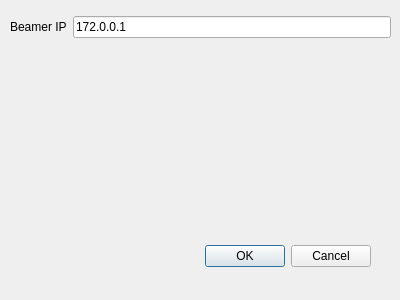
<?xml version="1.0" encoding="UTF-8"?>
<ui version="4.0">
 <class>PaSettings</class>
 <widget class="QDialog" name="PaSettings">
  <property name="geometry">
   <rect>
    <x>0</x>
    <y>0</y>
    <width>400</width>
    <height>300</height>
   </rect>
  </property>
  <property name="windowTitle">
   <string>Dialog</string>
  </property>
  <widget class="QDialogButtonBox" name="buttonBox">
   <property name="geometry">
    <rect>
     <x>30</x>
     <y>240</y>
     <width>341</width>
     <height>32</height>
    </rect>
   </property>
   <property name="orientation">
    <enum>Qt::Horizontal</enum>
   </property>
   <property name="standardButtons">
    <set>QDialogButtonBox::Cancel|QDialogButtonBox::Ok</set>
   </property>
  </widget>
  <widget class="QWidget" name="formLayoutWidget">
   <property name="geometry">
    <rect>
     <x>10</x>
     <y>10</y>
     <width>381</width>
     <height>221</height>
    </rect>
   </property>
   <layout class="QFormLayout" name="formLayout">
    <item row="0" column="0">
     <layout class="QFormLayout" name="formLayout_2"/>
    </item>
    <item row="1" column="0">
     <widget class="QLabel" name="beamerIPLabel">
      <property name="text">
       <string>Beamer IP</string>
      </property>
     </widget>
    </item>
    <item row="1" column="1">
     <widget class="QLineEdit" name="beamerIPLineEdit">
      <property name="text">
       <string>172.0.0.1</string>
      </property>
     </widget>
    </item>
   </layout>
  </widget>
 </widget>
 <resources/>
 <connections>
  <connection>
   <sender>buttonBox</sender>
   <signal>accepted()</signal>
   <receiver>PaSettings</receiver>
   <slot>accept()</slot>
   <hints>
    <hint type="sourcelabel">
     <x>248</x>
     <y>254</y>
    </hint>
    <hint type="destinationlabel">
     <x>157</x>
     <y>274</y>
    </hint>
   </hints>
  </connection>
  <connection>
   <sender>buttonBox</sender>
   <signal>rejected()</signal>
   <receiver>PaSettings</receiver>
   <slot>reject()</slot>
   <hints>
    <hint type="sourcelabel">
     <x>316</x>
     <y>260</y>
    </hint>
    <hint type="destinationlabel">
     <x>286</x>
     <y>274</y>
    </hint>
   </hints>
  </connection>
 </connections>
</ui>
